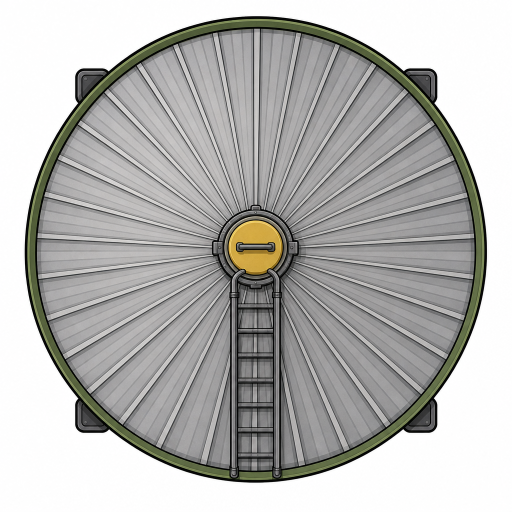
#> input picture buildings/farming/field-bin-1.png, 1024 x 1024 px (shown at 1/2 size)
$ python -i draw_farming_icons.py   (imports and definitions only)
#> lines starting #> are read from the running program, lines starting #| are printed output that depends on the picture
"""D'thorga Farming's upgrade and button icons, cut from its own exported machine pictures (docs/development/farming-batch-one.md).

    python assets/phobos-vehicles/draw_farming_icons.py [--mods mods]

Each icon is a crop of the part it stands for, from the textures export_farming.py wrote: a front from its own picture, the tank, the tail
and the auger from the bodies. Crops in cells of the north picture, 128 px a cell, from its top left. Each is fitted into a square with a
little margin, at 128 px, and gets a record. Free and deterministic; run export_farming.py first. The local icon batch may replace them.

Nothing is drawn here now: the harvest order, the wide front, the corn header, the tank extension, the straw chopper and the fast auger
have their own pictures since Farming 0.4.1 (the owner's picks of night 8, 20 Nov 2026), and the standard grain front since Farming 0.7.4
(a paid redraw, the owner's pick of 21 Nov 2026). Drawing any of them again would overwrite those; the script stays for a new
machine's stand-ins.
"""
import argparse
import datetime as _dt
import hashlib
import json
from pathlib import Path

from PIL import Image

ROOT = Path(__file__).resolve().parents[2]
import sys
sys.path.insert(0, str(Path(__file__).resolve().parents[2] / 'scripts' / 'art'))
from art_paths import record_path  # noqa: E402  (records of shipped files are kept under assets/records/)
SIZE = 128
MARGIN = 8

# (icon path under Textures/Phobos/Farming, source picture, crop box in pixels of the north picture or None for its whole content,
# what it shows)
ICONS = []


def sha(path):
    return hashlib.sha256(Path(path).read_bytes()).hexdigest()


# [23 lines left out: function tinted, not called in this run]


def fit(image):
    box = image.getchannel('A').getbbox()
    image = image.crop(box)
    room = SIZE - 2 * MARGIN
    factor = min(room / image.width, room / image.height)
    image = image.convert('RGBa').resize((max(1, round(image.width * factor)), max(1, round(image.height * factor))), Image.LANCZOS).convert('RGBA')
    square = Image.new('RGBA', (SIZE, SIZE), (0, 0, 0, 0))
    square.alpha_composite(image, ((SIZE - image.width) // 2, (SIZE - image.height) // 2))
    return square


# [22 lines left out: function main, not called in this run]


# [2 lines not run here, left out]

>>> import cv2
>>> picture = cv2.imread('../../buildings/farming/field-bin-1.png', cv2.IMREAD_GRAYSCALE)
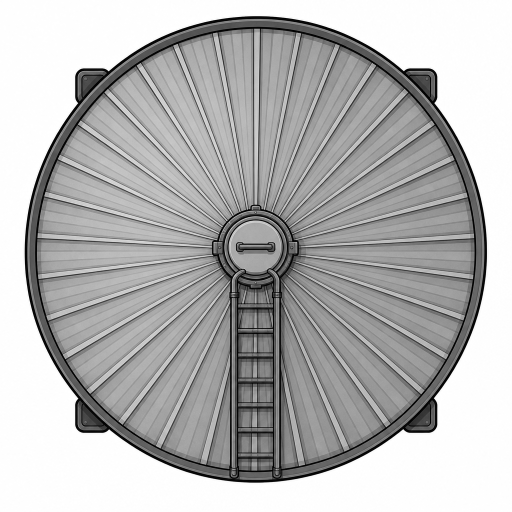
#> picture: shape (1024, 1024) (shown at 1/2 size); min 0, max 255, mean 180.2
#> (the run stopped early here; a loop or call above may not have finished)
